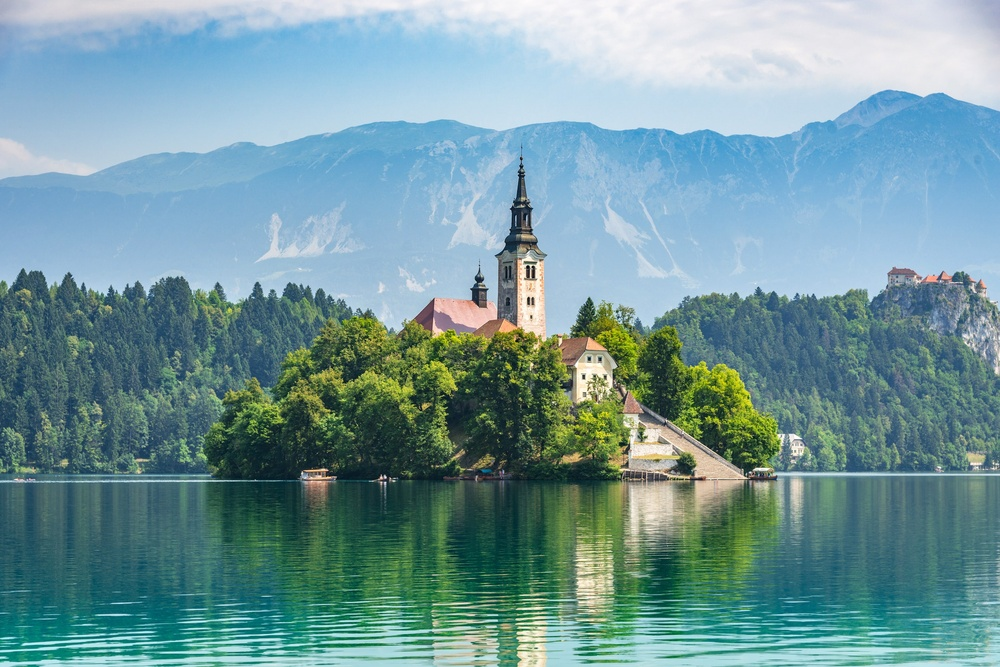
#> input picture Photos/lake2.jpg, 1000 x 667 px, shrunk from 2580 x 1720 before the run
$ python edgedetection.py
#> lines starting #> are read from the running program, lines starting #| are printed output that depends on the picture
import cv2 as cv
import numpy as np

img = cv.imread('Photos/lake2.jpg')
#> img is the input picture: shape (667, 1000, 3); mean B, G, R 156.1, 151.8, 114.8
cv.imshow('Image for Edge Detection', img)

grey = cv.cvtColor(img, cv.COLOR_BGR2GRAY)
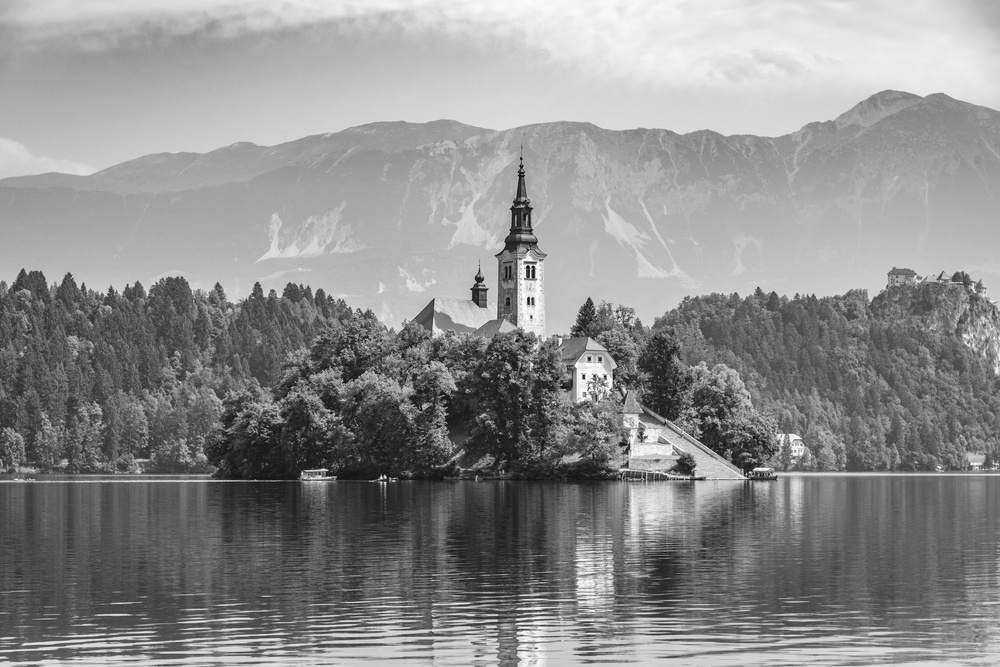
#> grey: shape (667, 1000); min 2, max 255, mean 141.2
cv.imshow('Grey', grey)

#Laplacian edges
lap = cv.Laplacian(grey, cv.CV_64F) #takes in source image and data depth
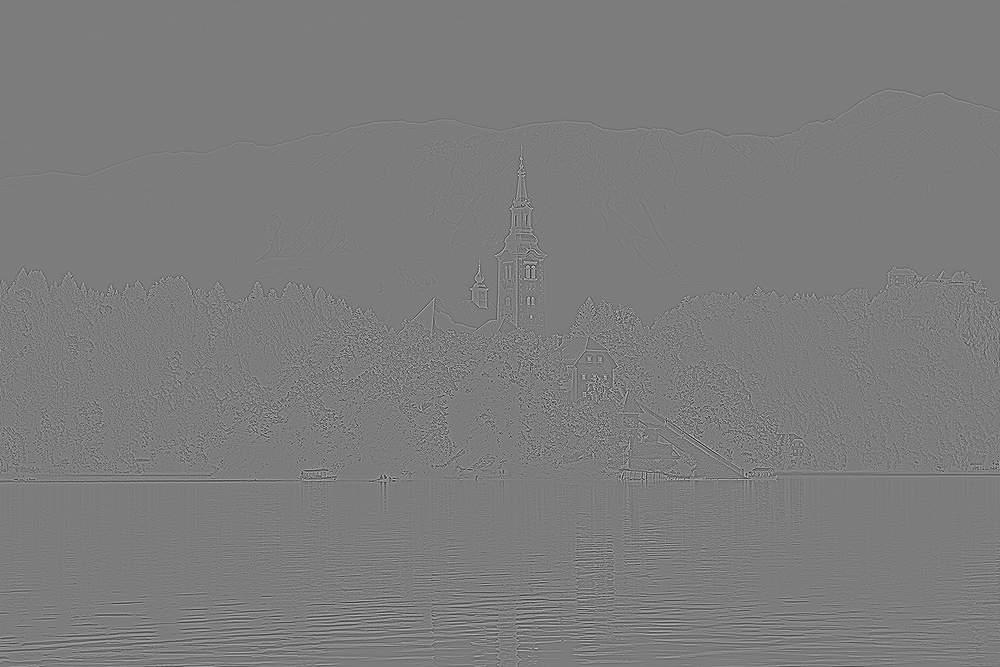
#> lap: shape (667, 1000) float64; min -408, max 426, mean 0; drawn with min black and max white
lap = np.uint8(np.absolute(lap))
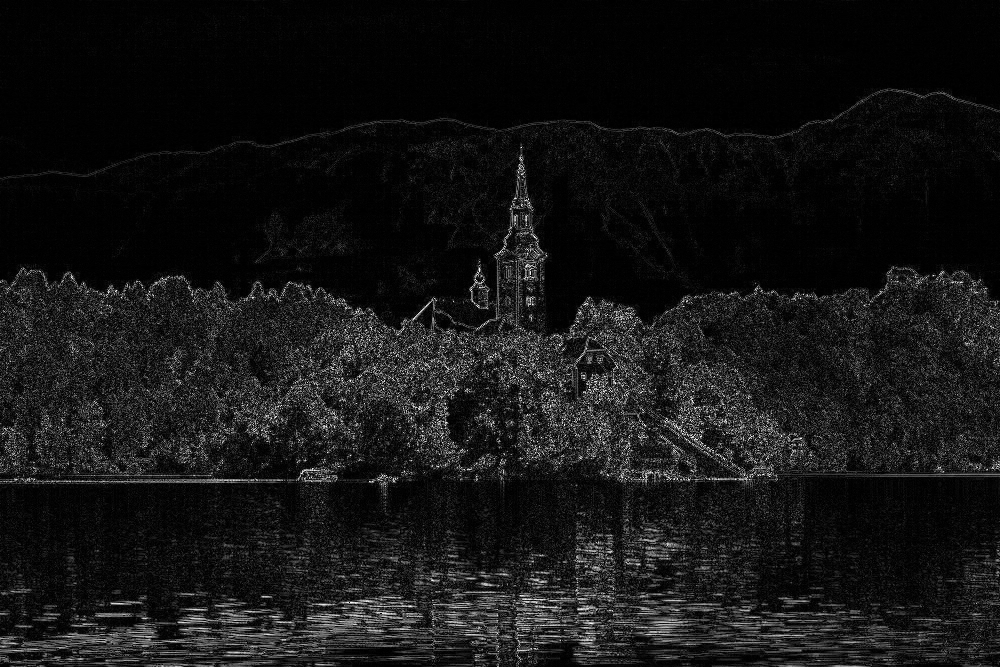
#> lap: shape (667, 1000); min 0, max 255, mean 21.1
cv.imshow('Laplacian',lap)
cv.waitKey(0)

$ run again, with Photos/lake1.jpg copied over Photos/lake2.jpg
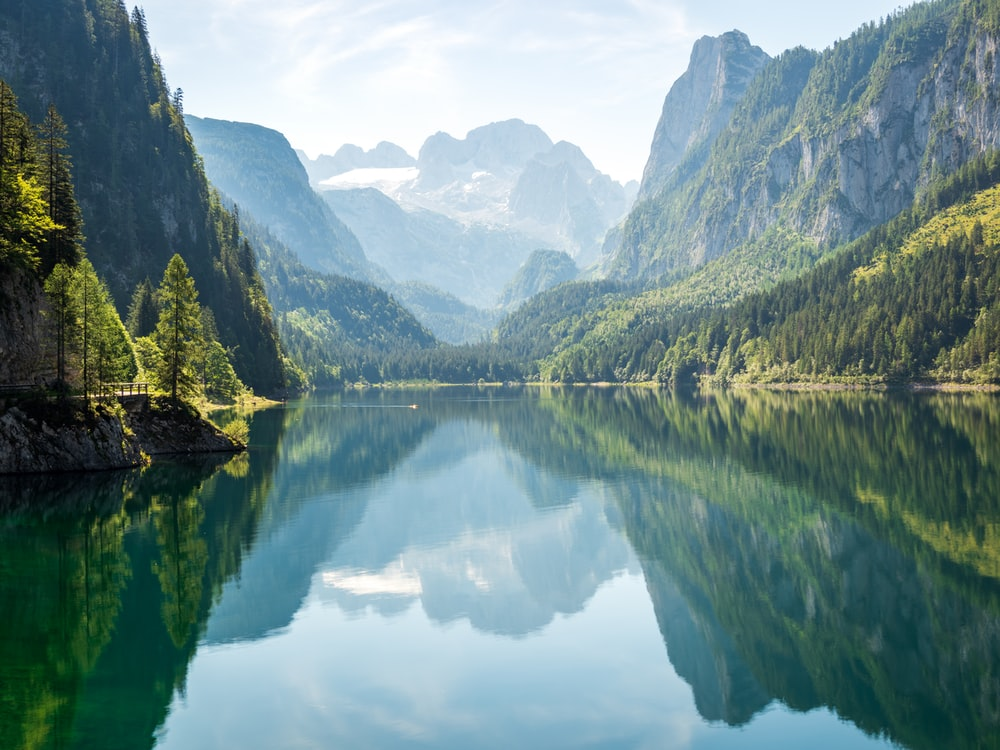
#> input picture Photos/lake1.jpg, 1000 x 750 px
#> img is the input picture: shape (750, 1000, 3); mean B, G, R 140.2, 139.3, 113.2
#> `grey = cv.cvtColor(img, cv.COLOR_BGR2GRAY)`:
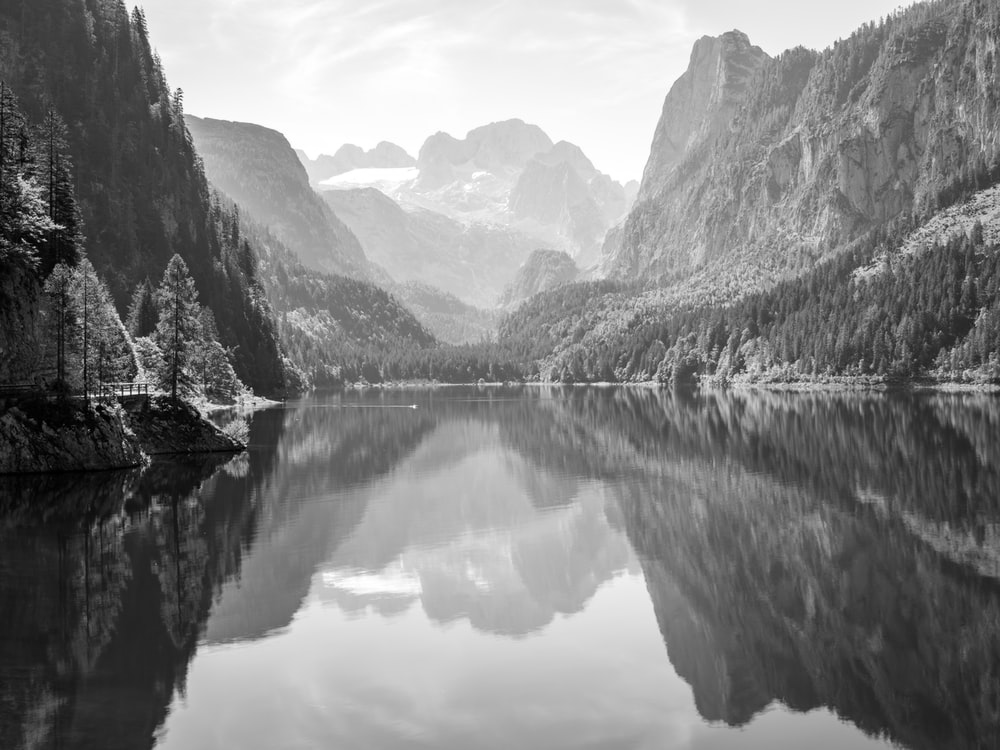
#> grey: shape (750, 1000); min 0, max 255, mean 131.6
#> `lap = np.uint8(np.absolute(lap))`:
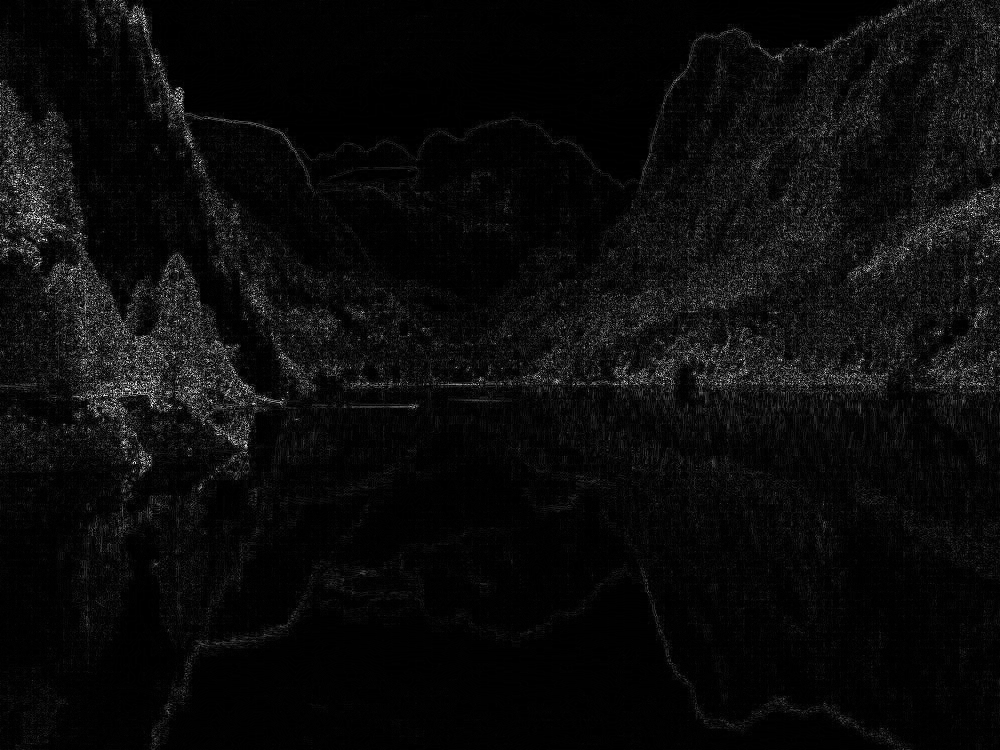
#> lap: shape (750, 1000); min 0, max 255, mean 11

$ run again, with Photos/cherryblossom.jpg copied over Photos/lake2.jpg
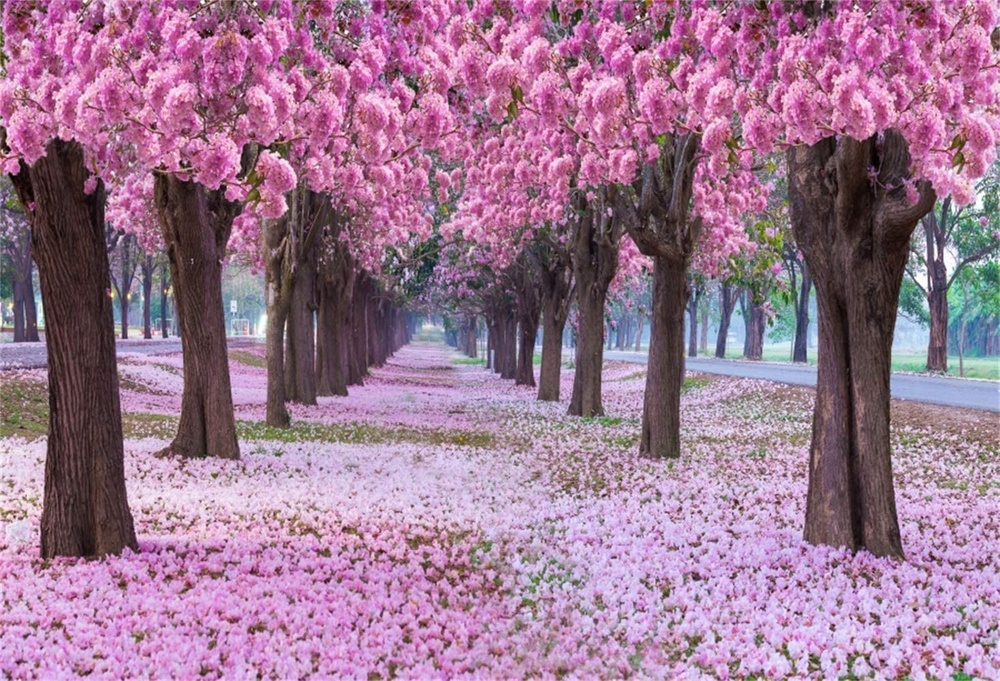
#> input picture Photos/cherryblossom.jpg, 1000 x 681 px, shrunk from 1468 x 1000 before the run
#> img is the input picture: shape (681, 1000, 3); mean B, G, R 146.3, 119.3, 157.3
#> `grey = cv.cvtColor(img, cv.COLOR_BGR2GRAY)`:
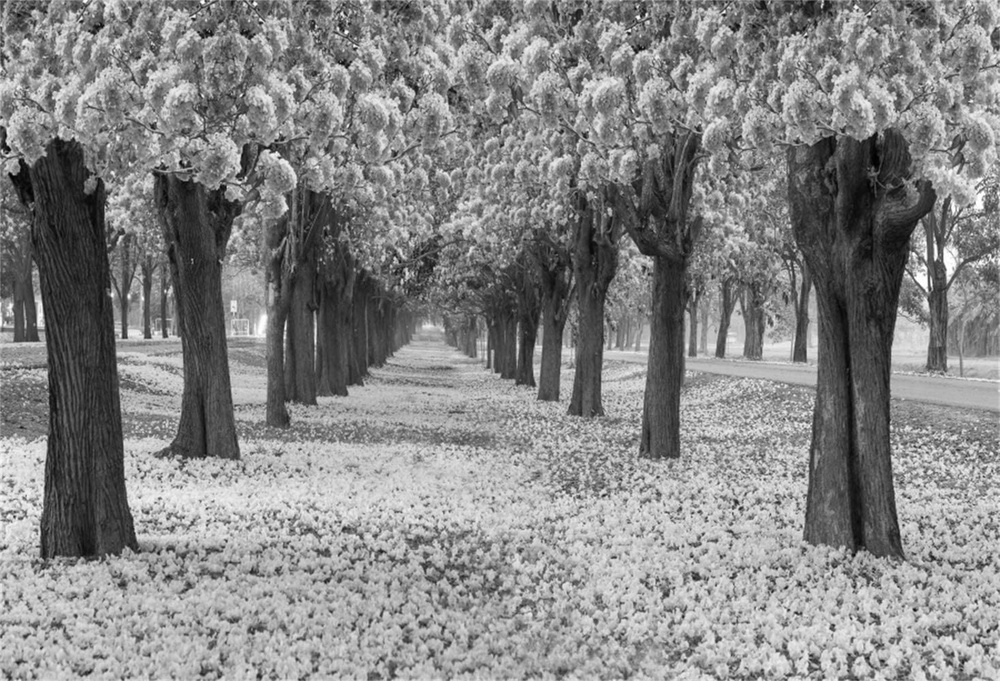
#> grey: shape (681, 1000); min 1, max 255, mean 133.8
#> `lap = np.uint8(np.absolute(lap))`:
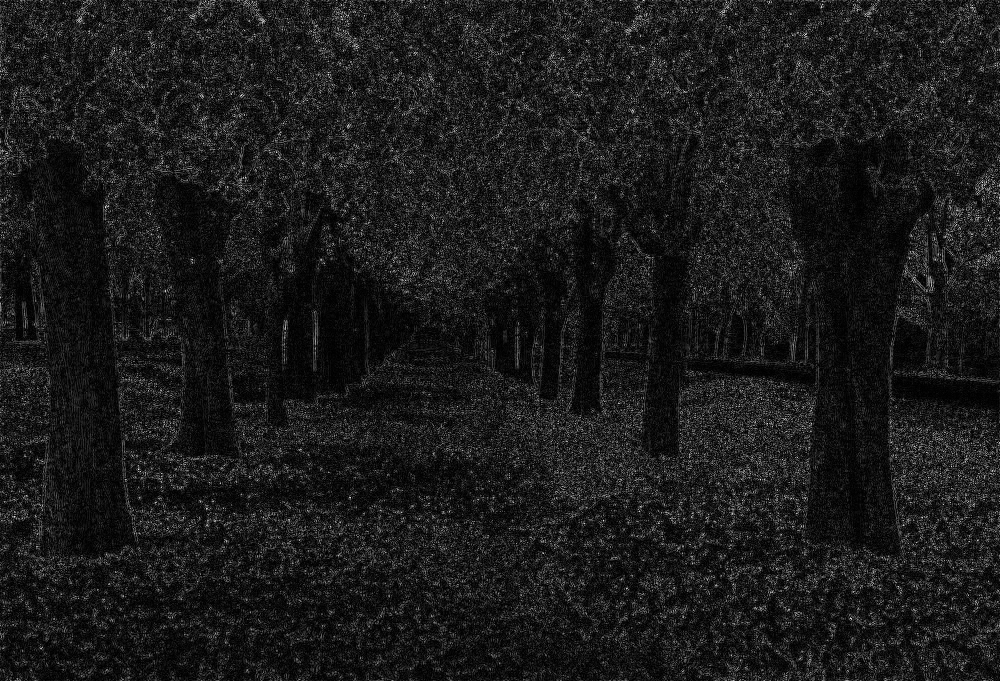
#> lap: shape (681, 1000); min 0, max 246, mean 26.8
